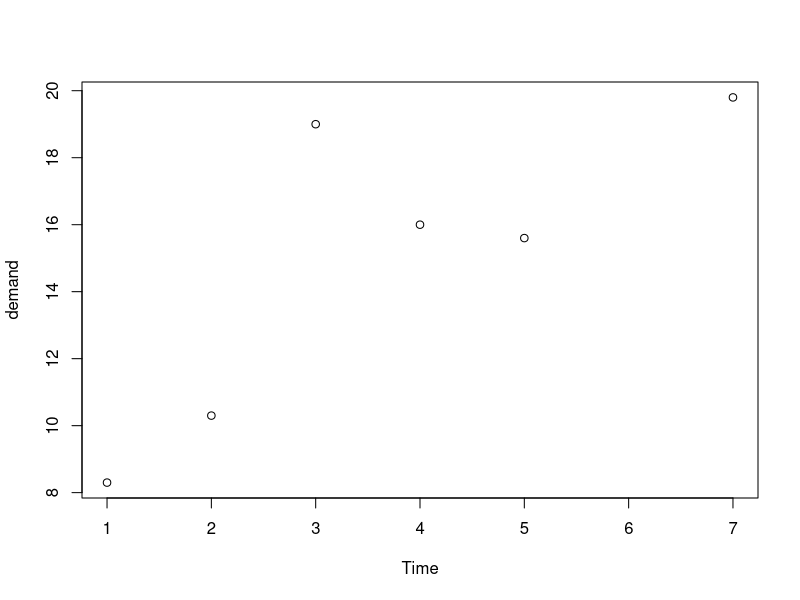

The R script that drew this image:

#Check if BOD dataset is an S3 by checking object 
is.object(BOD)

#Check if BOD dataset is a S4
isS4(BOD)

#Check  generic functions 
plot(BOD)
summary(BOD)
mean(BOD)

#Check the data type of the dataset
typeof(BOD)

#-----------------------------------------------
#Example methodds on R dataset website

require(stats)
# simplest form of fitting a first-order model to these data
fm1 <- nls(demand ~ A*(1-exp(-exp(lrc)*Time)), data = BOD,
           start = c(A = 20, lrc = log(.35)))
coef(fm1)
fm1
# using the plinear algorithm  (trace o/p differs by platform)
## IGNORE_RDIFF_BEGIN
fm2 <- nls(demand ~ (1-exp(-exp(lrc)*Time)), data = BOD,
           start = c(lrc = log(.35)), algorithm = "plinear", trace = TRUE)
## IGNORE_RDIFF_END
# using a self-starting model
fm3 <- nls(demand ~ SSasympOrig(Time, A, lrc), data = BOD)
summary(fm3)

#-----------------------------------------------------